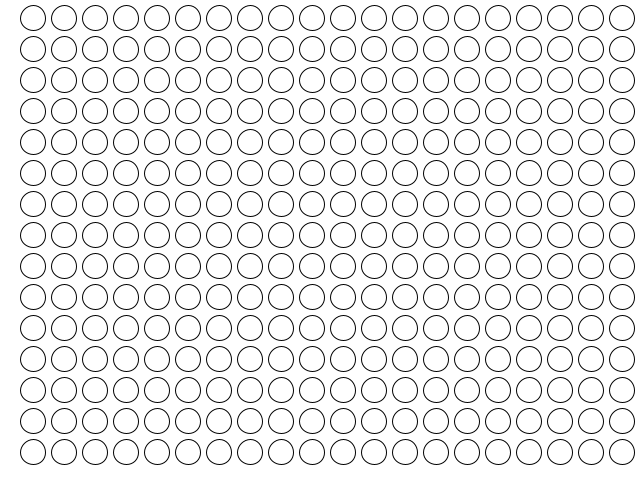
Frame 1 (no input)
Frame 60 (the mouse pressed at the canvas centre just before this capture): identical to frame 1, image omitted
Frame 120 (the mouse held since frame 60 and released just before this capture): identical to frame 1, image omitted

The Processing sketch that drew this single still picture (run headless with seeded random() and noise(); from frame 60 on, the mouse is pressed at the canvas centre):

// Processing sketch: draw_circles_recursivo
// ── draw_circles_recursivo.pde
int diametro, margem;

void setup() {
  size(640,480);
  diametro = 25;
  margem = 6;
  smooth();
  //frameRate(30);
}
 
void draw() {
  background(255);
  for (int i = (diametro/2 + margem); i <= (height - diametro/2 - margem); i = (i + diametro + margem))
    drawCircle(width-diametro/2-margem,i,diametro);

}
 
void drawCircle(float x, float y, float diam) {
  stroke(0);
  noFill();
  ellipse(x, y, diam, diam);
  if(x - diam - margem > diam/2 + margem){
    drawCircle(x - diam - margem, y, diam);  
  }
 
}
